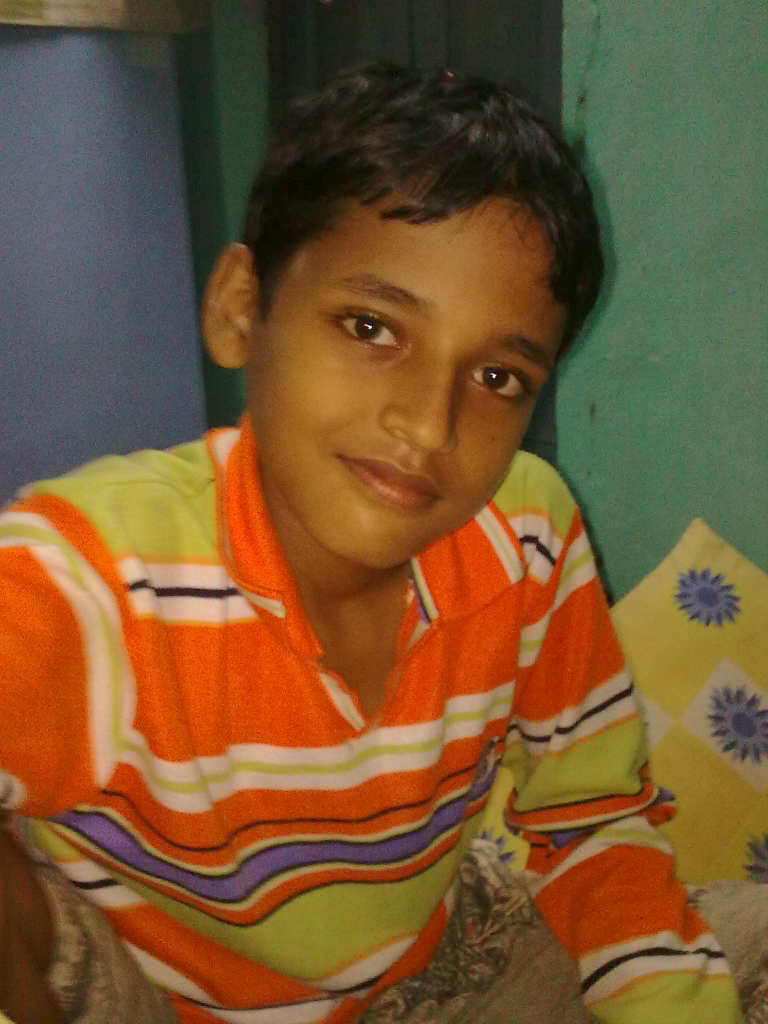
#> input picture bachpan.jpg, 1536 x 2048 px (shown at 1/2 size)
$ python pencil_sketch.py
#> lines starting #> are read from the running program, lines starting #| are printed output that depends on the picture
import cv2

#Getting the image
image = cv2.imread("bachpan.jpg")
#> image is the input picture: shape (2048, 1536, 3); mean B, G, R 49.3, 85.8, 118.6

#Resizing the Image
image = cv2.resize(image,(900,800))
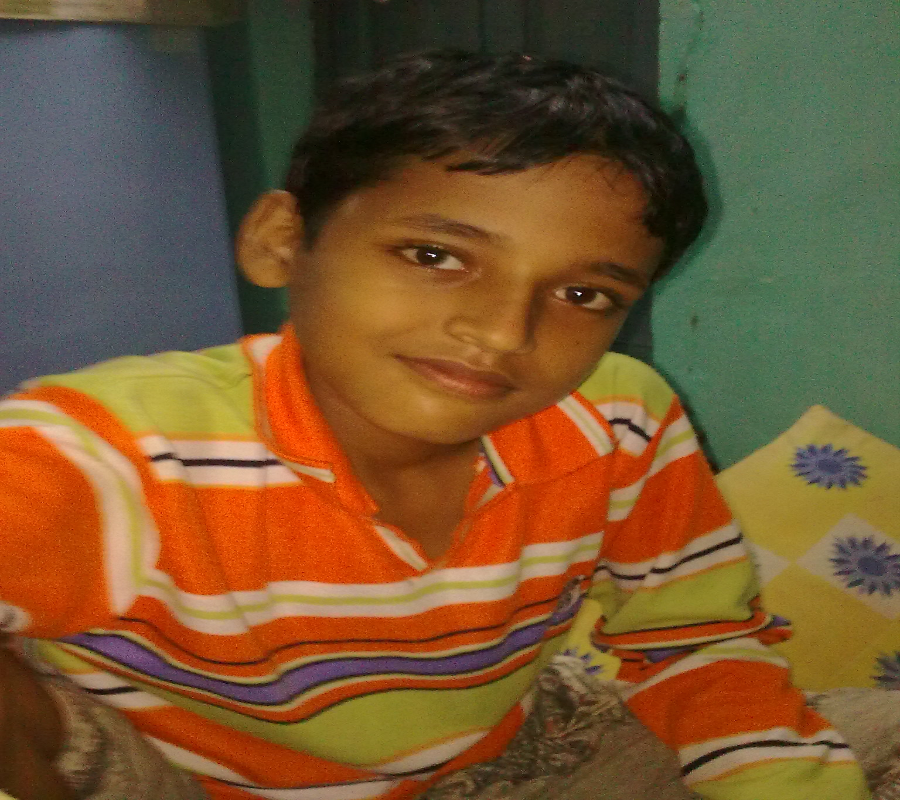
#> image: shape (800, 900, 3); mean B, G, R 49.2, 85.7, 118.5

#Converting to grayscale
grayScale = cv2.cvtColor(image,cv2.COLOR_BGR2GRAY)
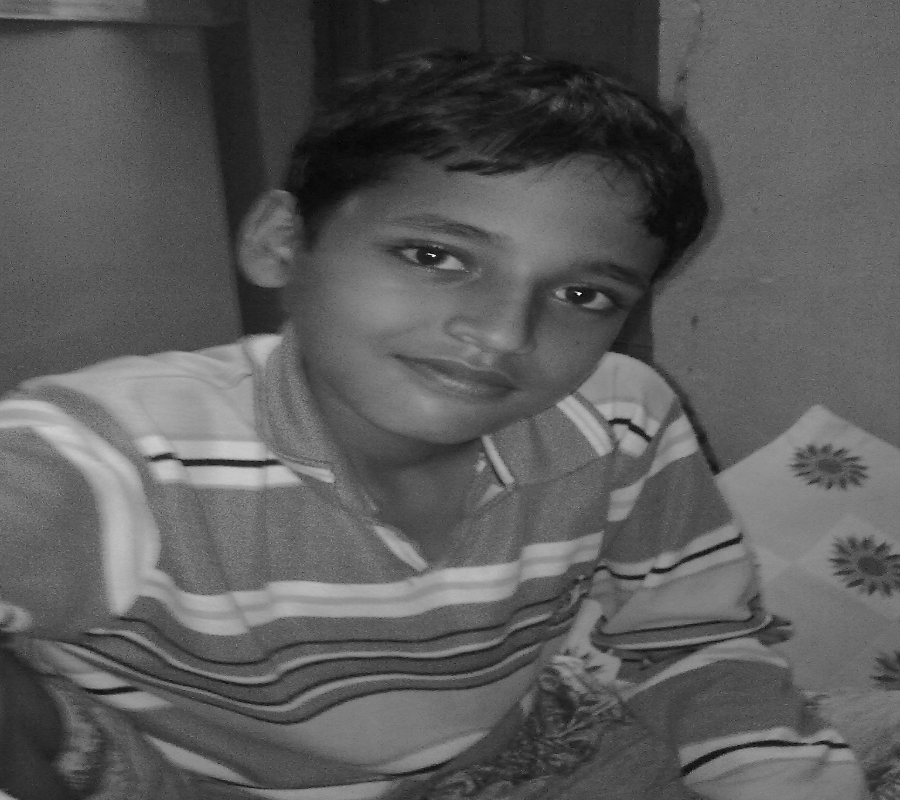
#> grayScale: shape (800, 900); min 3, max 251, mean 91.3

#Inverting the image
image_invert = cv2.bitwise_not(grayScale)
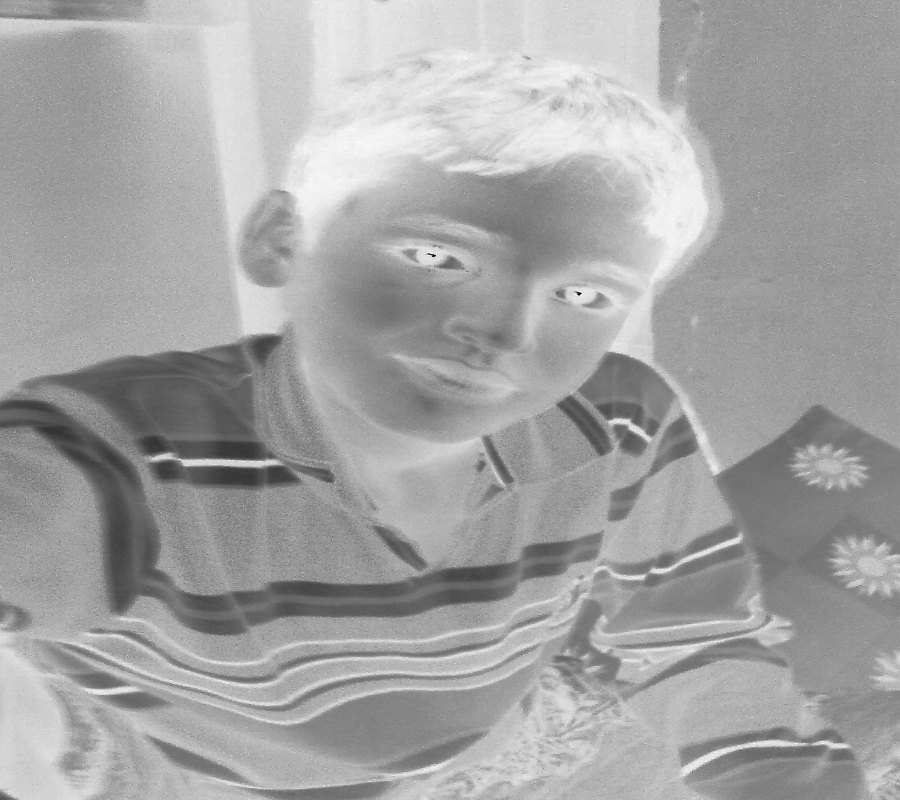
#> image_invert: shape (800, 900); min 4, max 252, mean 163.7

#Gaussian Blurred Image
gaussian_blur = cv2.GaussianBlur(image_invert,(23,23),sigmaX = 0,sigmaY=0)

#Sketch
sketch_image = cv2.divide(grayScale,255-gaussian_blur,scale = 256)
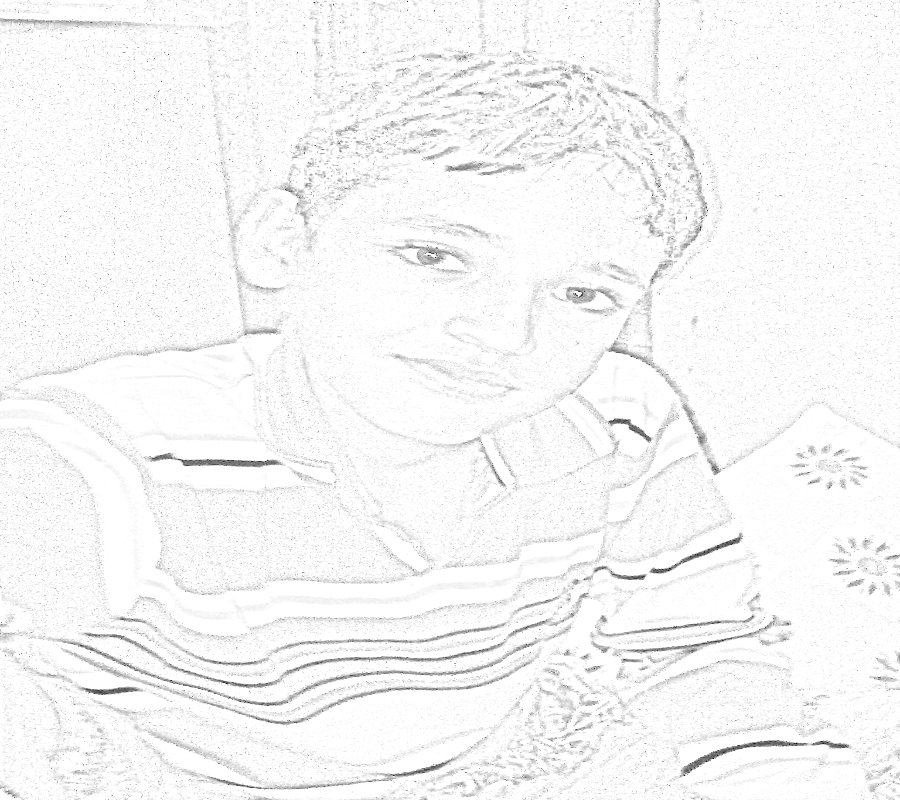
#> sketch_image: shape (800, 900); min 14, max 255, mean 246.6

#Showing the pictures in a Window
cv2.imshow("Sketch Image",sketch_image)
cv2.imshow("Invert Image",image_invert)
cv2.imshow("GrayScale Image",grayScale)

#Writing in a Image file
cv2.imwrite("Picture_Sketch.jpg",sketch_image)
cv2.imwrite("Invert_Image.jpg",image_invert)
cv2.imwrite("GrayScale_Image.jpg",grayScale)

cv2.waitKey(0)
